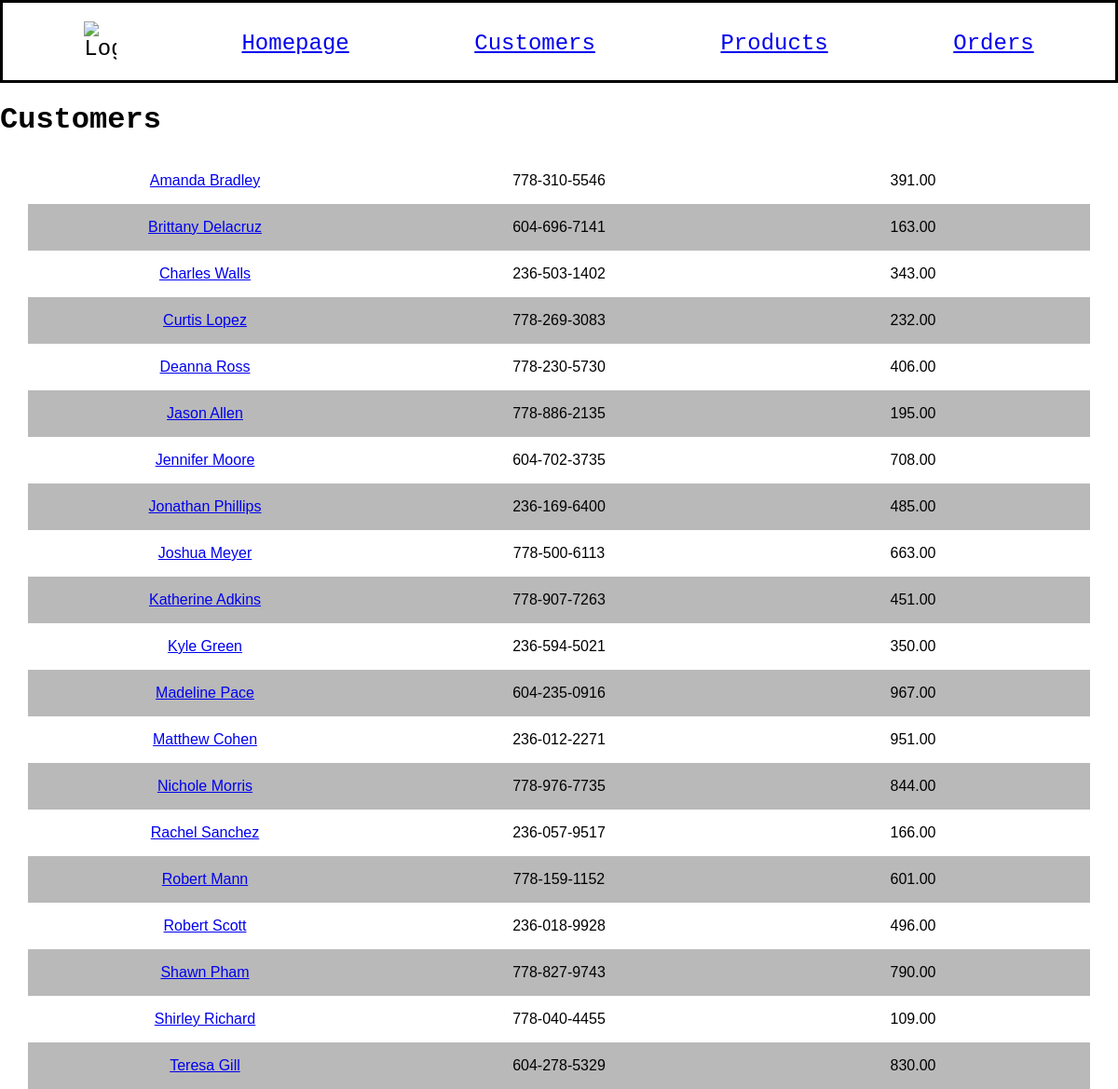
The page /customers on the database as committed earlier.
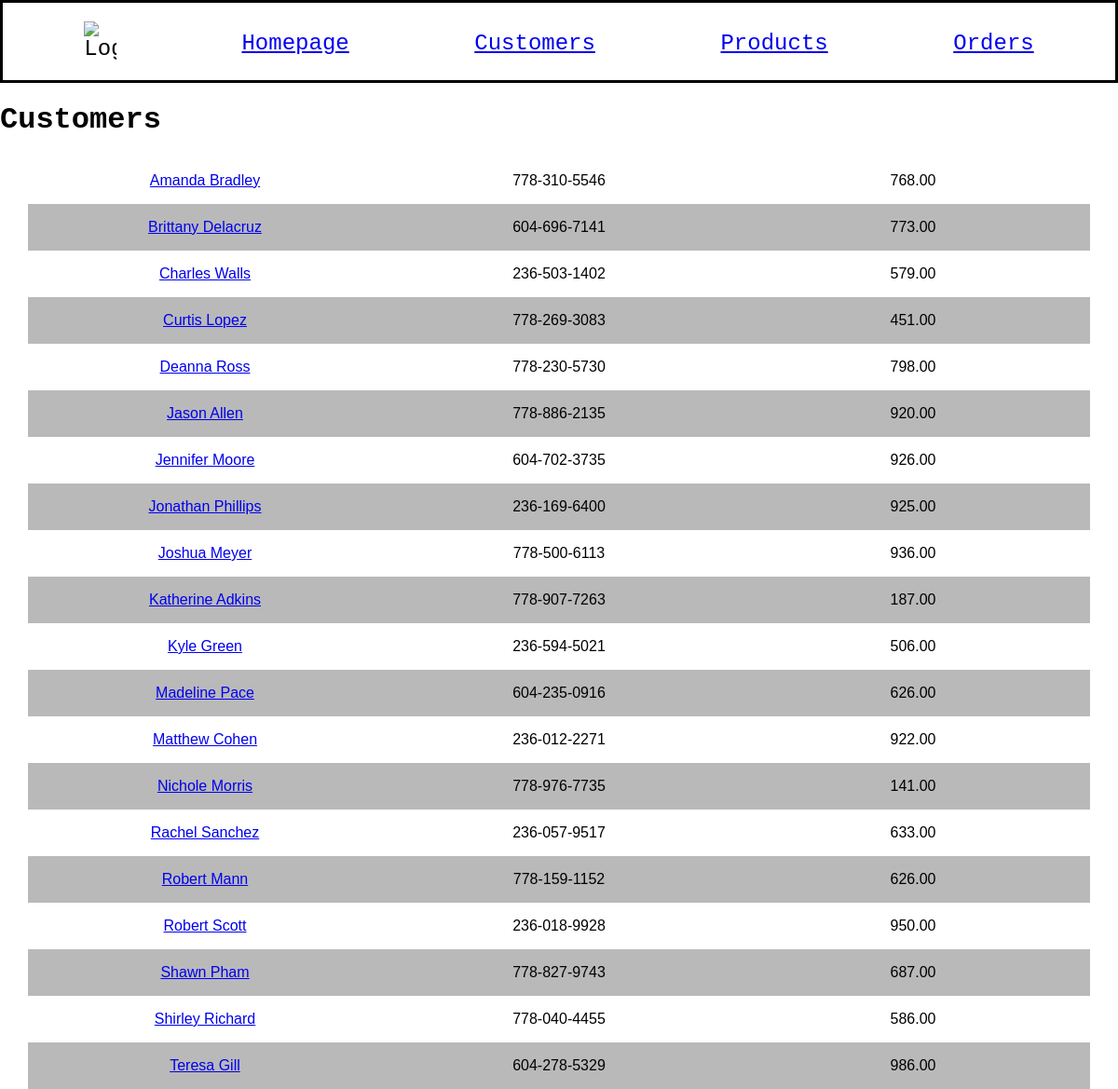
The same page on the database as committed later.
### models.py (models this page shows, shortened)
class Customer(db.Model):
    id = mapped_column(Integer, primary_key=True, unique=True, autoincrement=True)
    name = mapped_column(String(200), nullable=False, unique=True)
    phone = mapped_column(String(20), nullable=False)
    balance = mapped_column(Numeric(10,2), nullable=False, default=0)
    orders = relationship("Order", back_populates="customer")

### app.py (the view)
@app.route("/customers")
def customers():
    statement = select(Customer).order_by(Customer.name)
    records = db.session.execute(statement)
    app_data = records.scalars()
    print(statement)
    return render_template("customers.html", customers=app_data)

### templates/customers.html
{% extends "base.html" %}
{% block content %}
<h1>Customers</h1>
{% for customer in customers %}
<div class="spreadsheet">
    <div>
        <a href="{{url_for('customer_detail', customer_id=customer.id)}}">{{ customer.name }}</a>
    </div>
    <div>
        <p class="info">{{ customer.phone }}</p>
    </div>
    <div>
        <p class="info">{{ customer.balance }}</p>
    </div>
</div>
{% endfor %}
{% endblock %}

Rows that differ between the two databases and show on the page:
changed Customer "Amanda Bradley": balance "391.00" → "768.00"
changed Customer "Brittany Delacruz": balance "163.00" → "773.00"
changed Customer "Charles Walls": balance "343.00" → "579.00"
changed Customer "Curtis Lopez": balance "232.00" → "451.00"
changed Customer "Deanna Ross": balance "406.00" → "798.00"
changed Customer "Jason Allen": balance "195.00" → "920.00"
changed Customer "Jennifer Moore": balance "708.00" → "926.00"
changed Customer "Jonathan Phillips": balance "485.00" → "925.00"
changed Customer "Joshua Meyer": balance "663.00" → "936.00"
changed Customer "Katherine Adkins": balance "451.00" → "187.00"
changed Customer "Kyle Green": balance "350.00" → "506.00"
changed Customer "Madeline Pace": balance "967.00" → "626.00"
changed Customer "Matthew Cohen": balance "951.00" → "922.00"
changed Customer "Nichole Morris": balance "844.00" → "141.00"
changed Customer "Rachel Sanchez": balance "166.00" → "633.00"
changed Customer "Robert Mann": balance "601.00" → "626.00"
changed Customer "Robert Scott": balance "496.00" → "950.00"
changed Customer "Shawn Pham": balance "790.00" → "687.00"
changed Customer "Shirley Richard": balance "109.00" → "586.00"
changed Customer "Teresa Gill": balance "830.00" → "986.00"
